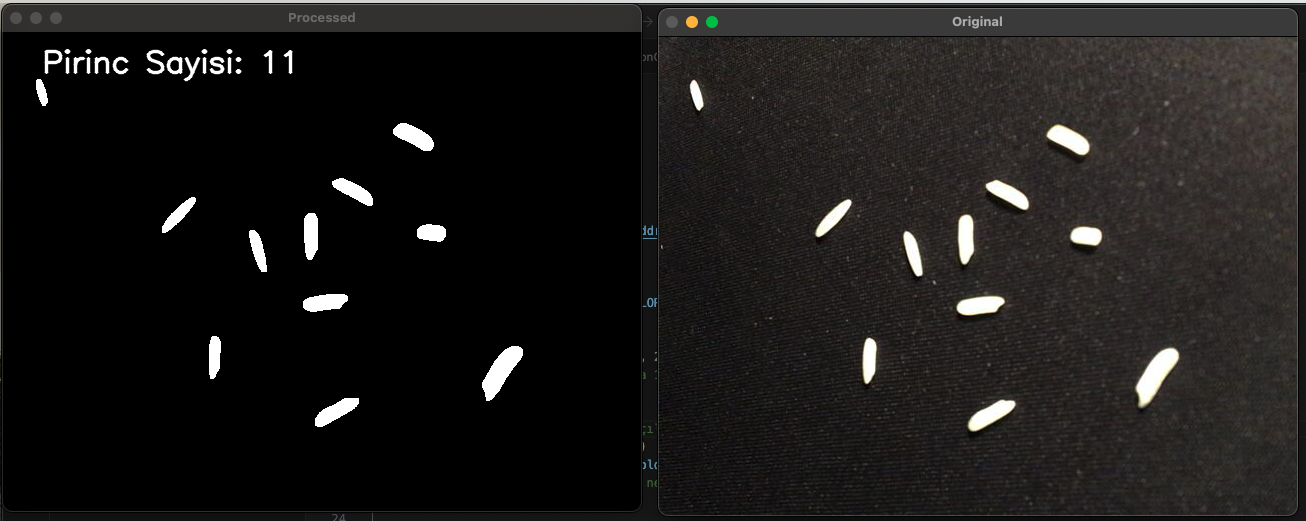
#> input picture RİceCount/Rice.png, 1306 x 521 px, given in place of video, which was not available
$ python main.py   (older library calls are emulated)
#> lines starting #> are read from the running program, lines starting #| are printed output that depends on the picture; after the words box and inside, x2 and y2 are one past the last pixel; in counts of white or black regions, pixels touching at a corner belong together; pictures that were not available may be replaced by others from this repository, and a replacement may not be noted
import cv2
import numpy as np

# Kamerayı başlat.
# DroidCam kullanıldı.
ip_address = "192.168.1.153"
port = 4747
cap = cv2.VideoCapture(f"http://{ip_address}:{port}/video") #-> Telefon Kamerasından Görüntü Alma

while True:
    ret, frame = cap.read()
#> frame is the input picture: shape (521, 1306, 3); mean B, G, R 26.1, 26.9, 28.4
    gray = cv2.cvtColor(frame, cv2.COLOR_BGR2GRAY) #-> Kameradan alınan görüntü griye dönüştürüldü


    _, threshold = cv2.threshold(gray, 220, 255, cv2.THRESH_BINARY)
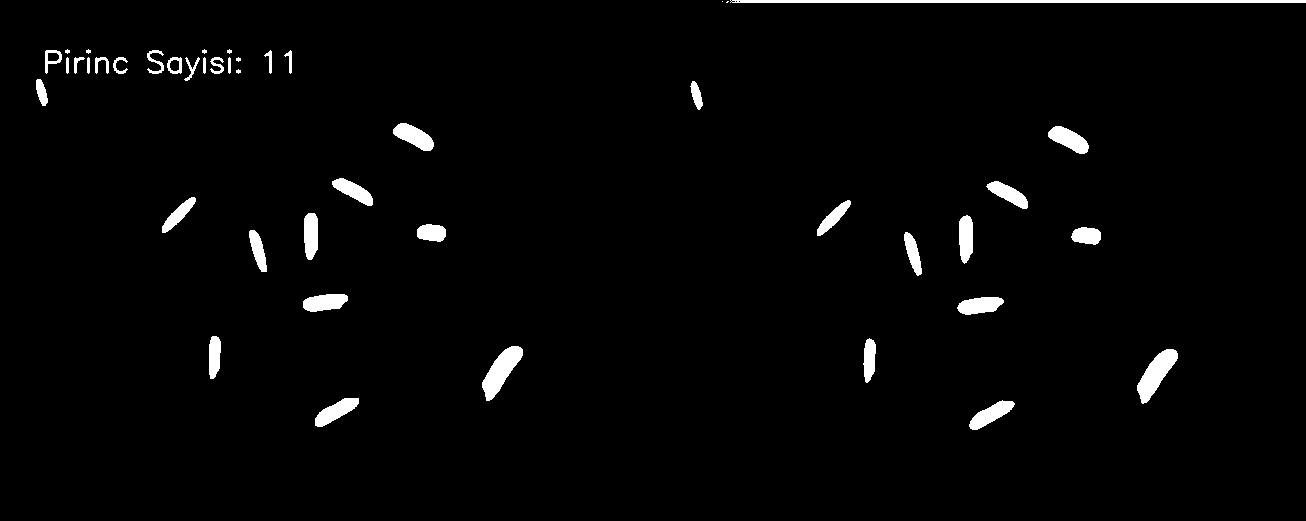
#> threshold: shape (521, 1306); 2.2% white; 45 white regions (8 under 20 px), largest, box (x1, y1, x2, y2) and area: (730, 0, 1306, 3) 1720, (482, 346, 523, 401) 1056, (1137, 349, 1178, 404) 1043
    #Eşik ayarı yapıldığı alan. Burada 120,255 alanında gece lambasının ışığını prinçmiş gibi algıladığından değeri yüksettim.


    # Morfolojik işlemler (örneğin, açılma işlemi)
    kernel = np.ones((4, 4), np.uint8)
    opening = cv2.morphologyEx(threshold, cv2.MORPH_OPEN, kernel)
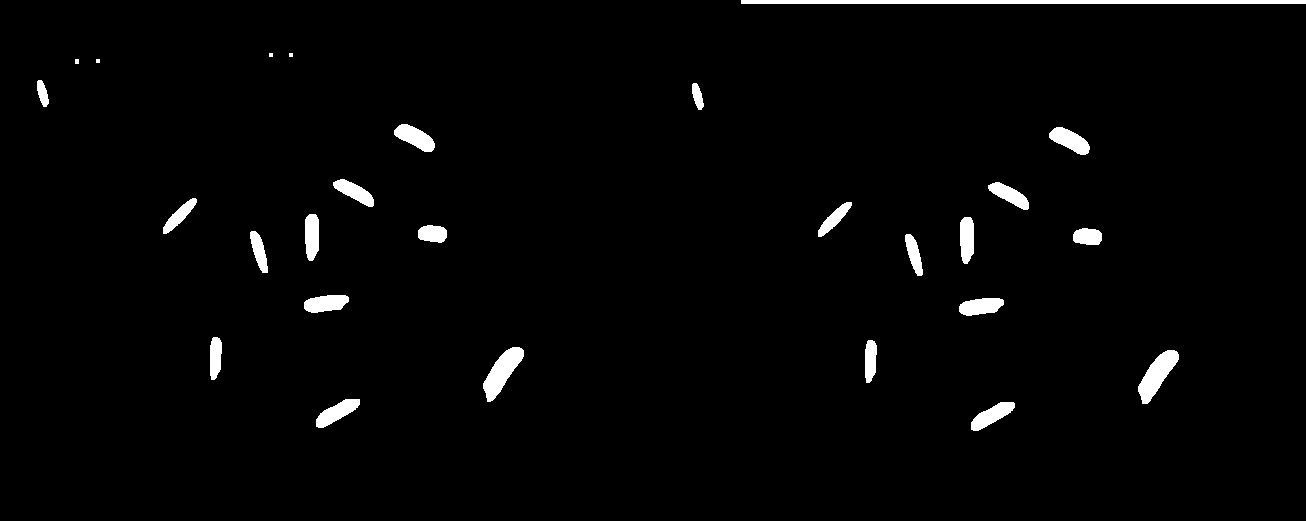
#> opening: shape (521, 1306); 2.1% white; 27 white regions (3 under 20 px), largest, box (x1, y1, x2, y2) and area: (741, 0, 1306, 4) 2260, (483, 347, 524, 402) 1056, (1138, 350, 1179, 404) 1041
    #Morfolojik işlemler, görüntüdeki nesnelerin şeklini ve boyutunu değiştirmek için kullanılır


    # Bağlantılı bileşen analizi
    connectivity = 8
    output = cv2.connectedComponentsWithStats(opening, connectivity, cv2.CV_32S)
    num_labels = output[0]
#> num_labels = 28
    # İlk etiketlenmiş nesne dışındaki arka planı çıkart
    stats = output[2][1:]  # İlk nesne dışındaki istatistikler
#> stats = 27 rows, first 6: [741, 0, 565, 4, 2260], [269, 53, 4, 4, 16], [289, 53, 4, 4, 16], [75, 59, 4, 5, 20], [96, 59, 4, 4, 16], [37, 80, 12, 27, 209]
    centroids = output[3][1:]  # İlk nesne dışındaki merkezler
#> centroids = 27 pairs, first value 42.23 to 1156.7, second value 1.5 to 415

    # Pirinç sayısını görsel olarak görüntüye ekle
    font = cv2.FONT_HERSHEY_SIMPLEX
    cv2.putText(opening, f"Pirinc Sayisi: {len(stats)}", (40, 40), font, 1, (255,0,0), 2, cv2.LINE_AA)
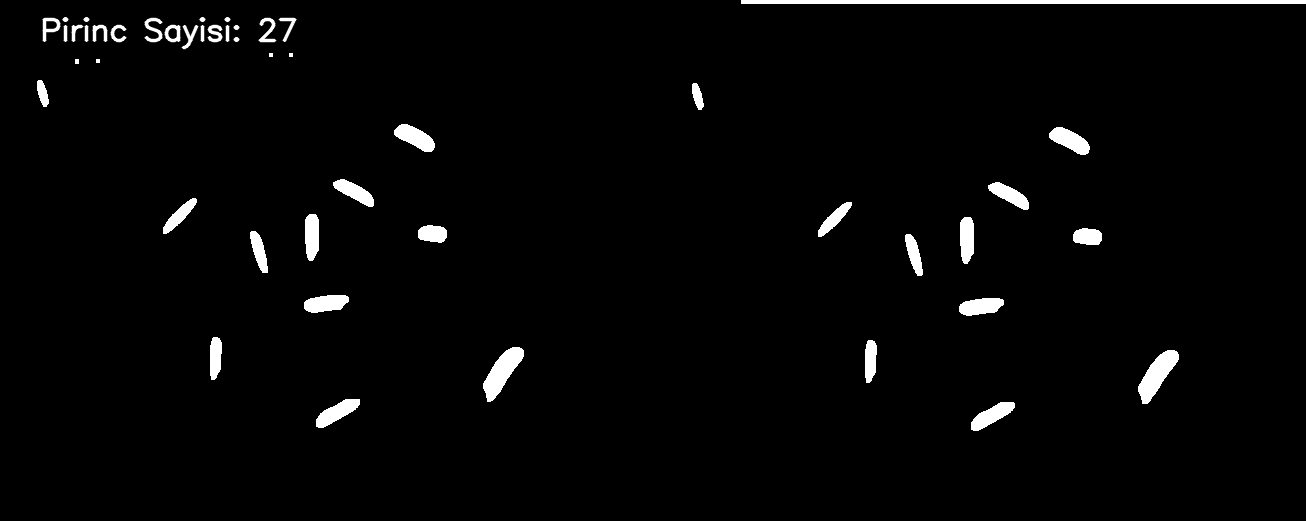
#> opening: shape (521, 1306); 0.4% of pixels changed, all inside (x1, y1, x2, y2) = (42, 17, 297, 50)
    """
    Yukardaki kod opening penceresinde
    Konumu-font büyüklüğü-renki-kalınlığı
    ayarlanarak metin eklemiştir
    """

    # Görüntüleri göster
    cv2.imshow('Processed', opening)
    cv2.imshow('Original', frame)


    # Çıkış için 'q' tuşuna basın
    if cv2.waitKey(1) & 0xFF == ord('q'):
#> (key q is pressed here)
        break

# Kamerayı kapat
cap.release()
cv2.destroyAllWindows()
